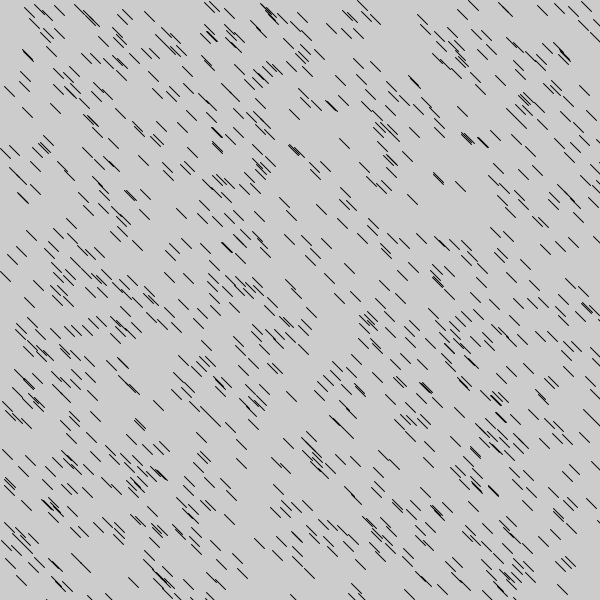
Frame 1 (no input)
Frame 60 (the mouse pressed at the canvas centre just before this capture): identical to frame 1, image omitted
Frame 120 (the mouse held since frame 60 and released just before this capture): identical to frame 1, image omitted

The Processing sketch that drew this single still picture (run headless with seeded random() and noise(); from frame 60 on, the mouse is pressed at the canvas centre):

// Processing sketch: sol_85
// ── sol_85.pde
//Ten Thousand lines
void setup() {
  size(600,600);
  for(int i= 0; i<1000; i++) {
    float x1= random(width);
    float y1 =random(height);
  line(x1,y1, x1+10,y1 + 10 );    
  }
}

void draw() {
  
}
